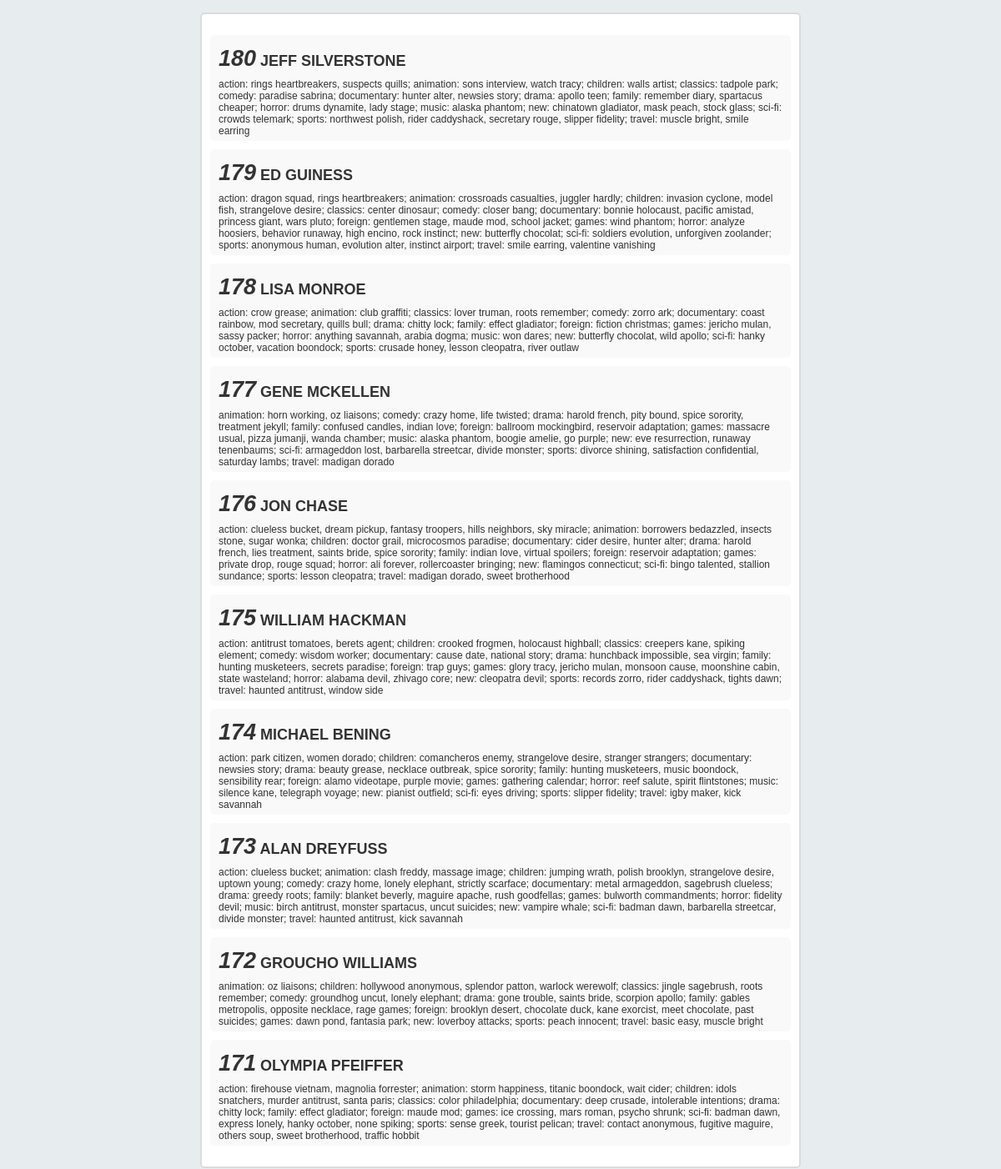
/scroll/index.php?p=3, run on the app's committed database.
### tables this page shows
CREATE TABLE `actor_info` (
  `id` int(5) NOT NULL AUTO_INCREMENT,
  `first_name` varchar(45) NOT NULL,
  `last_name` varchar(45) NOT NULL,
  `film_info` text NOT NULL,
  PRIMARY KEY (`id`)
);

### scroll/scroll/consulta_registros.php (called while the page is built, shortened)
<?php
$page = (int) (!isset($_GET['p'])) ? 1 : $_GET['p'];
$sql = "SELECT * FROM actor_info ORDER BY id DESC";
$start = ($page * $limit) - $limit;
$query = mysql_query( $sql . " LIMIT {$start}, {$limit}");
?>

### scroll/config.php (called while the page is built, shortened)
<?php
$limit = 10;
?>

### scroll/scroll/mostrar_datos.php (the view, shortened to what this page needs)
<?php while ($row = mysql_fetch_array($query)): ?>
<div class="item" id="item-<?php echo $row['id']?>">
	<h2>
		<span class="num"><?php echo $row['id']?></span>
		<span class="name"><?php echo $row['first_name'].' '.$row['last_name']?></span>
	</h2>
	<p><?php echo $row['film_info']?></p>
</div>
<?php endwhile?>

### scroll/css/style.css (style rules this page uses)
* { margin: 0; padding: 0; box-sizing: border-box; -webkit-box-sizing: border-box; -moz-box-sizing: border-box; -webkit-font-smoothing: antialiased; -moz-font-smoothing: antialiased; -o-font-smoothing: antialiased; font-smoothing: antialiased; text-rendering: optimizeLegibility; }
body { font: 12px Arial,Tahoma,Helvetica,FreeSans,sans-serif; text-transform: inherit; color: #333; background: #e7edee; width: 100%; }
.item { margin: 10px 0; padding: 5px 10px; background: #f9f9f9; border-radius: 5px; }
h2 { font-size: 1.5em; margin: 8px 0 }
h2 span.name { font-size: 1em }
h2 span.num { font-size: 1.5em; font-style: italic }
.item p { text-transform: lowercase }

### data on the page
actor_info: id "180", first_name "JEFF", last_name "SILVERSTONE", film_info "action: rings heartbreakers, suspects quills; animation: sons interview, watch tracy; children: walls artist; classics: tadpole park; comedy: paradise sabrina; documentary: hunter alter, newsies story; drama: apollo teen; family: remember diary, spartacus cheaper; horror: drums dynamite, lady stage; music: alaska phantom; new: chinatown gladiator, mask peach, stock glass; sci-fi: crowds telemark; sports: northwest polish, rider caddyshack, secretary rouge, slipper fidelity; travel: muscle bright, smile earring"
actor_info: id "179", first_name "ED", last_name "GUINESS", film_info "action: dragon squad, rings heartbreakers; animation: crossroads casualties, juggler hardly; children: invasion cyclone, model fish, strangelove desire; classics: center dinosaur; comedy: closer bang; documentary: bonnie holocaust, pacific amistad, princess giant, wars pluto; foreign: gentlemen stage, maude mod, school jacket; games: wind phantom; horror: analyze hoosiers, behavior runaway, high encino, rock instinct; new: butterfly chocolat; sci-fi: soldiers evolution, unforgiven zoolander; sports: anonymous human, evolution alter, instinct airport; travel: smile earring, valentine vanishing"
actor_info: id "178", first_name "LISA", last_name "MONROE", film_info "action: crow grease; animation: club graffiti; classics: lover truman, roots remember; comedy: zorro ark; documentary: coast rainbow, mod secretary, quills bull; drama: chitty lock; family: effect gladiator; foreign: fiction christmas; games: jericho mulan, sassy packer; horror: anything savannah, arabia dogma; music: won dares; new: butterfly chocolat, wild apollo; sci-fi: hanky october, vacation boondock; sports: crusade honey, lesson cleopatra, river outlaw"
actor_info: id "177", first_name "GENE", last_name "MCKELLEN", film_info "animation: horn working, oz liaisons; comedy: crazy home, life twisted; drama: harold french, pity bound, spice sorority, treatment jekyll; family: confused candles, indian love; foreign: ballroom mockingbird, reservoir adaptation; games: massacre usual, pizza jumanji, wanda chamber; music: alaska phantom, boogie amelie, go purple; new: eve resurrection, runaway tenenbaums; sci-fi: armageddon lost, barbarella streetcar, divide monster; sports: divorce shining, satisfaction confidential, saturday lambs; travel: madigan dorado"
actor_info: id "176", first_name "JON", last_name "CHASE", film_info "action: clueless bucket, dream pickup, fantasy troopers, hills neighbors, sky miracle; animation: borrowers bedazzled, insects stone, sugar wonka; children: doctor grail, microcosmos paradise; documentary: cider desire, hunter alter; drama: harold french, lies treatment, saints bride, spice sorority; family: indian love, virtual spoilers; foreign: reservoir adaptation; games: private drop, rouge squad; horror: ali forever, rollercoaster bringing; new: flamingos connecticut; sci-fi: bingo talented, stallion sundance; sports: lesson cleopatra; travel: madigan dorado, sweet brotherhood"
actor_info: id "175", first_name "WILLIAM", last_name "HACKMAN", film_info "action: antitrust tomatoes, berets agent; children: crooked frogmen, holocaust highball; classics: creepers kane, spiking element; comedy: wisdom worker; documentary: cause date, national story; drama: hunchback impossible, sea virgin; family: hunting musketeers, secrets paradise; foreign: trap guys; games: glory tracy, jericho mulan, monsoon cause, moonshine cabin, state wasteland; horror: alabama devil, zhivago core; new: cleopatra devil; sports: records zorro, rider caddyshack, tights dawn; travel: haunted antitrust, window side"
actor_info: id "174", first_name "MICHAEL", last_name "BENING", film_info "action: park citizen, women dorado; children: comancheros enemy, strangelove desire, stranger strangers; documentary: newsies story; drama: beauty grease, necklace outbreak, spice sorority; family: hunting musketeers, music boondock, sensibility rear; foreign: alamo videotape, purple movie; games: gathering calendar; horror: reef salute, spirit flintstones; music: silence kane, telegraph voyage; new: pianist outfield; sci-fi: eyes driving; sports: slipper fidelity; travel: igby maker, kick savannah"
actor_info: id "173", first_name "ALAN", last_name "DREYFUSS", film_info "action: clueless bucket; animation: clash freddy, massage image; children: jumping wrath, polish brooklyn, strangelove desire, uptown young; comedy: crazy home, lonely elephant, strictly scarface; documentary: metal armageddon, sagebrush clueless; drama: greedy roots; family: blanket beverly, maguire apache, rush goodfellas; games: bulworth commandments; horror: fidelity devil; music: birch antitrust, monster spartacus, uncut suicides; new: vampire whale; sci-fi: badman dawn, barbarella streetcar, divide monster; travel: haunted antitrust, kick savannah"
actor_info: id "172", first_name "GROUCHO", last_name "WILLIAMS", film_info "animation: oz liaisons; children: hollywood anonymous, splendor patton, warlock werewolf; classics: jingle sagebrush, roots remember; comedy: groundhog uncut, lonely elephant; drama: gone trouble, saints bride, scorpion apollo; family: gables metropolis, opposite necklace, rage games; foreign: brooklyn desert, chocolate duck, kane exorcist, meet chocolate, past suicides; games: dawn pond, fantasia park; new: loverboy attacks; sports: peach innocent; travel: basic easy, muscle bright"
actor_info: id "171", first_name "OLYMPIA", last_name "PFEIFFER", film_info "action: firehouse vietnam, magnolia forrester; animation: storm happiness, titanic boondock, wait cider; children: idols snatchers, murder antitrust, santa paris; classics: color philadelphia; documentary: deep crusade, intolerable intentions; drama: chitty lock; family: effect gladiator; foreign: maude mod; games: ice crossing, mars roman, psycho shrunk; sci-fi: badman dawn, express lonely, hanky october, none spiking; sports: sense greek, tourist pelican; travel: contact anonymous, fugitive maguire, others soup, sweet brotherhood, traffic hobbit"
